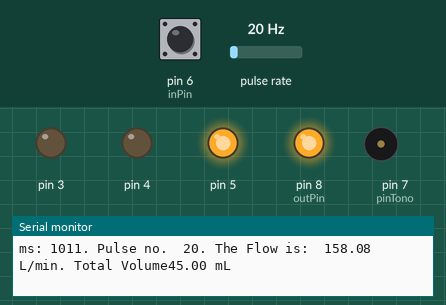
The sketch below on a simulated Arduino Uno, built with avr-gcc and run on an emulated ATmega328P. On the bench: output pins drawn as LEDs (lit = HIGH), buzzer (waves = sounding), the last lines printed to the serial monitor. Wiring (inferred from the names in the program): pulse sensor: data pin 2. The inputs (shaded band) are chosen by the test bench; at power-on: pulse rate 20 Hz, pin 6 (inPin) LOW.

Above: at 1.2 s.
1.3 s: pulse rate (sensor on pin 2) set to 50 Hz
At 4.1 s:
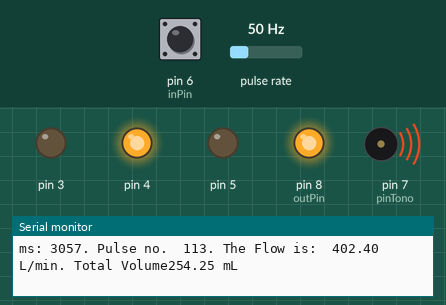
4.3 s: pin 6 (inPin) driven HIGH
At 5.5 s:
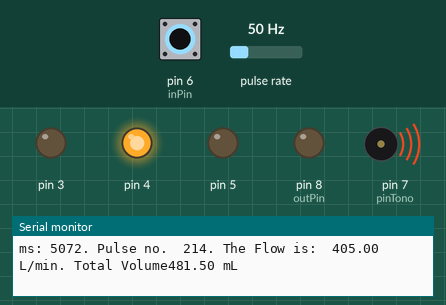
6.5 s: pulse rate (sensor on pin 2) set to 124 Hz
9.5 s: pulse rate (sensor on pin 2) set to 130 Hz
11.4 s: pin 6 (inPin) pulsed LOW 5 times (0.12 s each, 0.3 s apart)
At 13.9 s:
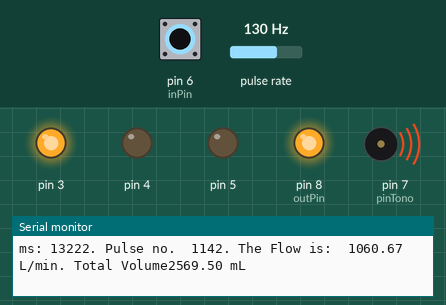
Timing chart, 0 to 15.4 s (numbered marks = the images above; inputs shaded):
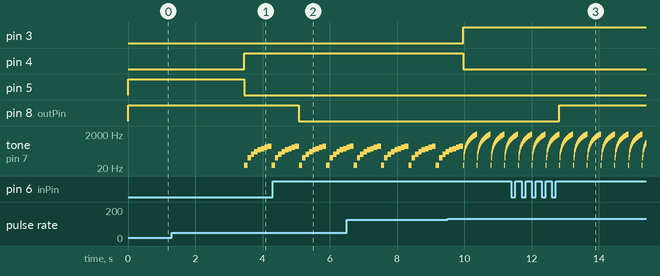

Measured:
- after the input at 1.3 s, pin 4: LOW → HIGH after 2.2 s; pin 5: HIGH → LOW after 2.2 s; tone on pin 7 (pinTono): plays 30 Hz for 0.10 s, 80 Hz for 0.10 s, 130 Hz for 0.10 s, 180 Hz for 0.10 s, 230 Hz for 0.10 s, 280 Hz for 0.10 s … (9 notes in this stretch), starting after 2.2 s
- after the input at 4.3 s, pin 3: stays LOW (without the input it goes to HIGH after 1.6 s); pin 4: stays HIGH (without the input it goes to LOW after 1.6 s); pin 8 (outPin): HIGH → LOW after 0.77 s
- after the input at 11.4 s, pin 8 (outPin): LOW → HIGH after 1.4 s

The sketch:

flowmeter.ino
```cpp
const int sensorPin=2;
volatile int pulseCount;
const int sensorInterrupt=0; //For Interrupt function we use pin 2 of arduino (interrupt pin 0 for this purpose)
float totalliquid=0;
float totalliquidprev=0;
float flow=0;
float flowLmin=0;
int oldTime=0;
int pinTono=7;
int margin=0; //ml
int baselineFLOW=0; // baseline value to compare with

//pushbuton
int inPin = 6;         // the button is connected here
int outPin = 8;       // the LED stating the Status goes to this pin
int state = HIGH;      // by default we set the ECO state
int reading;           // for reading the status
int previous = LOW;    // the previous reading
long time = 0;         // the last time the output pin was toggled
long debounce = 200;   // the debounce time for avoiding noise
//

void setup() {
  pinMode(inPin, INPUT);
  pinMode(outPin, OUTPUT);
  pinMode(sensorPin, INPUT);
  Serial.begin(9600);
  attachInterrupt(0, counter, RISING);
  pulseCount=0;

    // the for() loop saves some extra coding
  for (int pinNumber = 3; pinNumber < 7; pinNumber++) {
    if (pinNumber == inPin){
      continue;
    }
    pinMode(pinNumber, OUTPUT);
    digitalWrite(pinNumber, LOW);

  }
}

void loop() {

  amoroso();
  if(state == HIGH){
    margin = 250;
    baselineFLOW = 300;
  }
  else {
    margin=1000;
    baselineFLOW=400;
  }
  int dif = (millis()-oldTime);
  int difV= (totalliquid-totalliquidprev);
  if( dif > 500){

    flow=(float)difV/(float)dif;
    flowLmin=flow*3600;

    Serial.print("ms: ");
    Serial.print(millis());
    Serial.print(". Pulse no.  ");
    Serial.print(pulseCount);
    Serial.print(". The Flow is:  ");
    Serial.print(flowLmin);
    Serial.print(" L/min");
    Serial.print(". Total Volume");
    Serial.print(totalliquid);
    Serial.println(" mL");
    oldTime = millis();
    totalliquidprev = totalliquid;
    }

    // if the current expent water is lower than the baseline
  // turn off all LEDs
  if (totalliquid < baselineFLOW) {
    digitalWrite(5, HIGH);
    digitalWrite(4, LOW);
    digitalWrite(3, LOW);
  } // if the water consumption increases, turn a LED on
  else if (totalliquid >= baselineFLOW  && totalliquid < baselineFLOW+margin) {
    digitalWrite(5, LOW);
    digitalWrite(4, HIGH);
    digitalWrite(3, LOW);
      for (int i=30;i<400;i=i+50){
        tone(7,i,500);
        delay(100);
      }
     if(flow==0){
        exit(0);
      }
  } // if the temperature rises 4-6 degrees, turn a second LED on
  else if (totalliquid >= baselineFLOW + margin) {
    digitalWrite(5, LOW);
    digitalWrite(4, LOW);
    digitalWrite(3, HIGH);
    for (int i=30;i<2000;i=i+50){
      tone(7,i,100);
      delay(10);
     }
  if(flow==0){
    exit(0);
  }
  }

}

void counter()
{
   pulseCount++; //function to increment "count" by 1
   totalliquid=pulseCount*2.25;
}

void amoroso()
{
  reading = digitalRead(inPin);
  if (reading == HIGH && previous == LOW && millis() - time > debounce) {
    if (state == HIGH){
      state = LOW;
          }
    else
      state = HIGH;
    time = millis();
  }
  digitalWrite(outPin, state);
  previous = reading;
}
```
